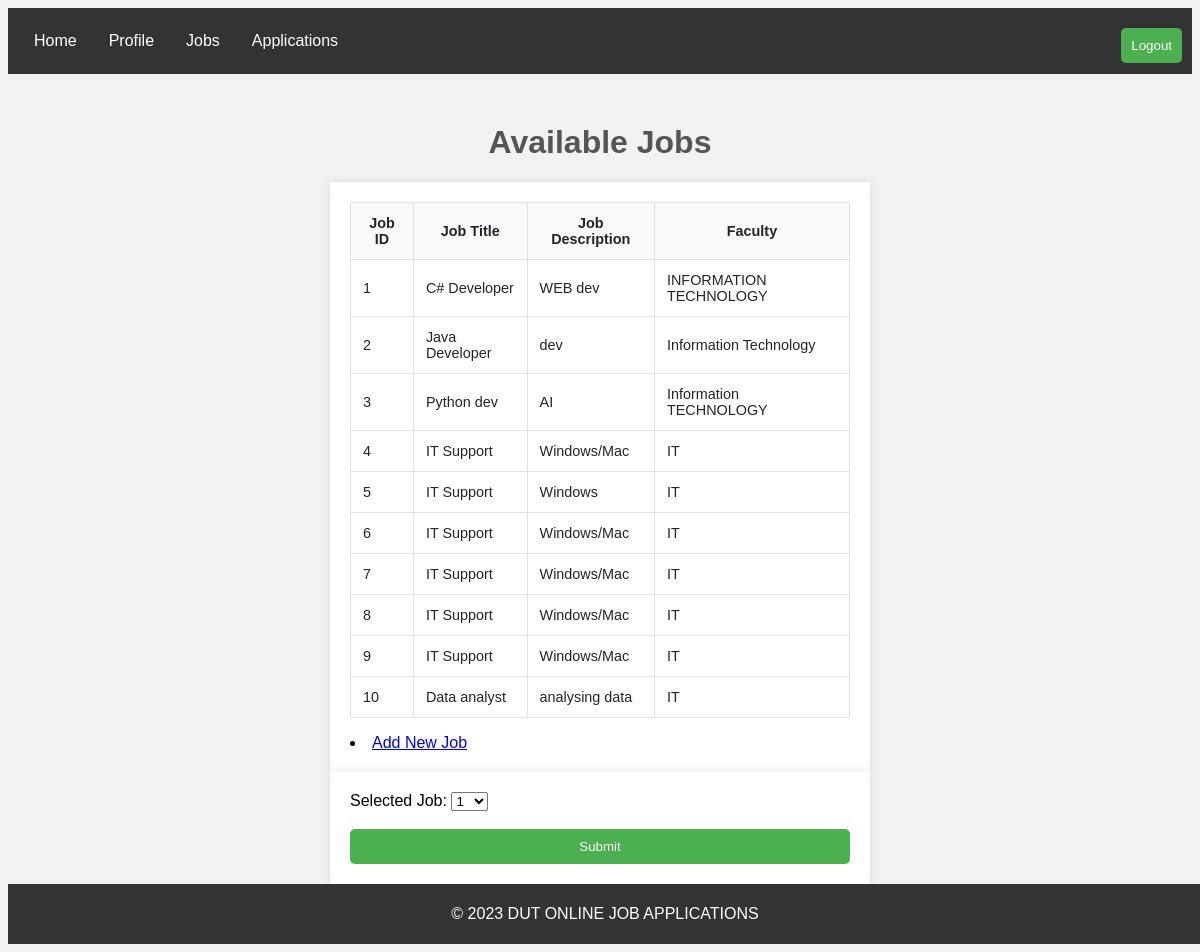
The page /selectedFile on the database its author committed.
### tables this page shows
CREATE TABLE jobs (JobId INTEGER PRIMARY KEY, Job_Title TEXT, Job_Description TEXT, Faculty TEXT);

### LoginSystemNew.py (the view)
@myapp.route('/selectedFile')
def index():
    conn = sqlite3.connect('Login.db')
    cursor = conn.cursor()
    cursor.execute('SELECT JobId, Job_Title, Job_Description, Faculty FROM jobs')
    jobs = cursor.fetchall()
    conn.close()
    return render_template('selectedFile.html', jobs=jobs)

### Templates/selectedFile.html (shortened to what this page needs)
<!DOCTYPE html>
<html>
  <head>
  </head>
  <body>
    <nav>
      <ul>
        <li><a href="/loggedin">Home</a></li>
        <li><a href="/updateadminprofile">Profile</a></li>
        <li><a href="/selectedFile">Jobs</a></li>
        <li><a href="/applications">Applications</a></li>
        <li style="float: right;">
          <form1 action="/logout" method="post">
            <button type="submit">Logout</button>
          </form1>
          </li>
      </ul>
    </nav>
    <h1>Available Jobs</h1>
    <form>
      <table>
        <thead>
          <tr>
            <th>Job ID</th>
            <th>Job Title</th>
            <th>Job Description</th>
            <th>Faculty</th>
          </tr>
        </thead>
        <tbody>
          {% for job in jobs %}
          <tr>
            <td>{{ job[0] }}</td>
            <td>{{ job[1] }}</td>
            <td>{{ job[2] }}</td>
            <td>{{ job[3] }}</td>
          </tr>
          {% endfor %}
        </tbody>
      </table>
      <li><a href="/addjob">Add New Job</a></li>
    </form>
    <form method="POST" action="{{ url_for('select_job') }}">
      <label for="selected_job">Selected Job:</label>
      <select id="selected_job" name="selected_job">
        {% for job in jobs %}
        <option value="{{ job[0] }}">{{ job[0] }}</option>
        {% endfor %}
      </select>
      <br>
      <br>
      <input type="submit" value="Submit">
    </form>
  </body>
  <footer>
    <p>&copy; 2023 DUT ONLINE JOB APPLICATIONS</p>
  </footer>
</html>

### Templates/selectedFile.html (style rules this page uses)
body { font-family: Arial, sans-serif; background-color: #f2f2f2; }
table { border-collapse: collapse; width: 100%; margin-bottom: 1rem; font-size: 0.9rem; background-color: #fff; color: #212529; }
th { font-weight: 600; background-color: #f8f9fa; border: 1px solid #dee2e6; padding: 0.75rem; vertical-align: middle; }
h1 { text-align: center; margin-top: 50px; color: #555; }
form { max-width: 500px; margin: 0 auto; padding: 20px; background-color: #fff; box-shadow: 0 0 10px rgba(0, 0, 0, 0.1); }
tr { border: 1px solid #dee2e6; }
td { border: 1px solid #dee2e6; padding: 0.75rem; vertical-align: middle; }
label { margin-bottom: 5px; }
input[type="submit"] { background-color: #4caf50; color: white; border: none; padding: 10px; border-radius: 5px; cursor: pointer; width: 100%; }
nav { background-color: #333; color: #fff; padding: 10px; margin-bottom: 20px; }
nav ul { list-style-type: none; margin: 0; padding: 0; overflow: hidden; }
nav li { float: left; }
nav li a { display: block; color: #fff; text-align: center; padding: 14px 16px; text-decoration: none; }
button[type="submit"] { display: block; margin-top: 10px; padding: 10px; background-color: #4CAF50; color: #fff; border: none; border-radius: 5px; cursor: pointer; }
footer { background-color: #333; color: #fff; padding: 5px; flex-shrink: 0; bottom: 0; width: 100%; height: 50px; text-align: center; }

### rows shown on the page
jobs: JobId "1", Job_Title "C# Developer", Job_Description "WEB dev", Faculty "INFORMATION TECHNOLOGY"
jobs: JobId "2", Job_Title "Java Developer", Job_Description "dev", Faculty "Information Technology"
jobs: JobId "3", Job_Title "Python dev", Job_Description "AI", Faculty "Information TECHNOLOGY"
jobs: JobId "4", Job_Title "IT Support", Job_Description "Windows/Mac", Faculty "IT"
jobs: JobId "5", Job_Title "IT Support", Job_Description "Windows", Faculty "IT"
jobs: JobId "6", Job_Title "IT Support", Job_Description "Windows/Mac", Faculty "IT"
jobs: JobId "7", Job_Title "IT Support", Job_Description "Windows/Mac", Faculty "IT"
jobs: JobId "8", Job_Title "IT Support", Job_Description "Windows/Mac", Faculty "IT"
jobs: JobId "9", Job_Title "IT Support", Job_Description "Windows/Mac", Faculty "IT"
jobs: JobId "10", Job_Title "Data analyst", Job_Description "analysing data", Faculty "IT"

### other values the page prints
form field selected_job "1"
